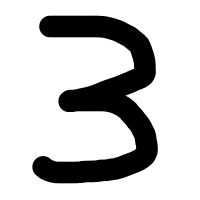
#> input picture samplefiles/src/ch7/tegaki.png, 200 x 200 px
$ jupyter execute --allow-errors digits_test.ipynb   (shell and % lines are left out)
#> lines starting #> are read from the running program, lines starting #| are printed output that depends on the picture
#> (a cell that did not finish here is left out)

[cell 2]
index = 0
#> (the rest of this cell did not finish here and is left out)

[cell 3]
import matplotlib.pyplot as plt

#> (the rest of this cell did not finish here and is left out)

[cell 4]
import matplotlib.pyplot as plt

# 三枚の画像を画面に出力
#> (the rest of this cell did not finish here and is left out)

#> (a cell that did not finish here is left out)

#> (a cell that did not finish here is left out)

[cell 7]
# 学習済みモデルを保存
from sklearn.externals import joblib
#> (the rest of this cell did not finish here and is left out)

#> (a cell that did not finish here is left out)

[cell 9]
from PIL import Image
from matplotlib import pylab as plt

# ファイル名を指定
png_file = "tegaki.png"

# 画像ファイルを開く
img = Image.open(png_file)
#> img is the input picture: PIL image 200x200 RGB; min 0, max 255, mean 198.3
plt.imshow(img)

[cell 10]
img.thumbnail((8, 8), Image.LANCZOS) # リサイズ
img = img.convert("L")
plt.matshow(img, cmap = "gray")
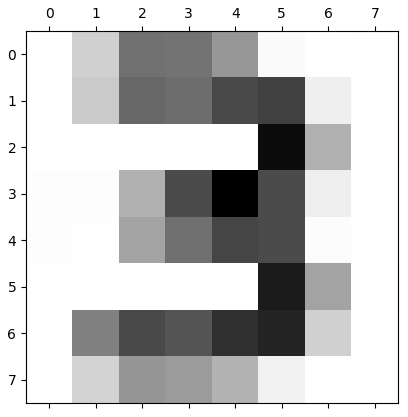
#> figure drawn by matplotlib, 1 panel

[cell 11]
# numpyの配列形式に変換
import numpy as np

img_a = np.array(img, 'f') # 画像→配列
img_a =255 -  img_a # ネガポジ反転
img_a = img_a // 16 # 0-16の範囲に揃える
img_a = img_a.reshape(-1,) # 一次元に変換
#> img_a = 64 values, max 14 at index 28, min 0 at index 0, mean 3.66

print("---今回変換したデータ---")
print(img_a)
#| [ 0.  2.  7.  7.  5.  0.  0.  0.  0.  3.  8.  8. 10. 10.  0.  0.  0.  0.
#|   0.  0.  0. 13.  4.  0.  0.  0.  4. 10. 14. 10.  1.  0.  0.  0.  5.  8.
#|  10. 10.  0.  0.  0.  0.  0.  0.  0. 12.  5.  0.  0.  7. 10.  9. 11. 12.
#|   2.  0.  0.  2.  6.  5.  4.  0.  0.  0.]

print("---学習に利用したデータ---")
#> (the rest of this cell did not finish here and is left out)
